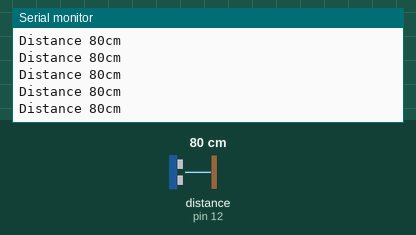
Recording of a sketch running on a simulated Arduino Uno, built with avr-gcc and run on an emulated ATmega328P. On the bench: the last lines printed to the serial monitor. Wiring (inferred from the names in the program): ultrasonic range finder: trigger pin 11; echo pin 12. The test bench sets the inputs (shaded band); at power-on: distance to the obstacle (sensor on pin 12) 80 cm. The echo pulse lasts 58.3 µs per cm.

Above: at 1.2 s.
1.3 s: distance to the obstacle (sensor on pin 12) set to 35 cm
At 1.34 s:
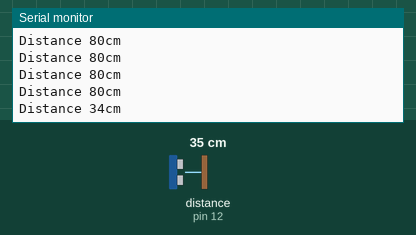
4.3 s: distance to the obstacle (sensor on pin 12) set to 4 cm
At 4.3 s:
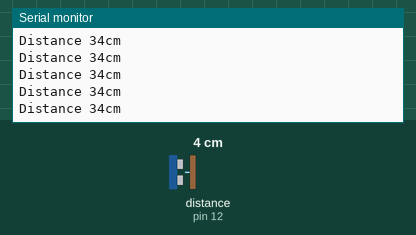
7.3 s: distance to the obstacle (sensor on pin 12) set to 18 cm
At 7.31 s:
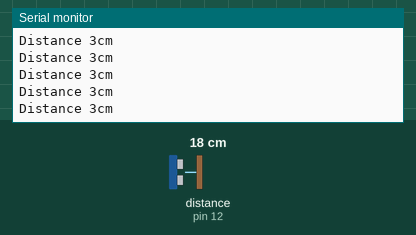
10.3 s: distance to the obstacle (sensor on pin 12) set to 2 cm
At 10.31 s:
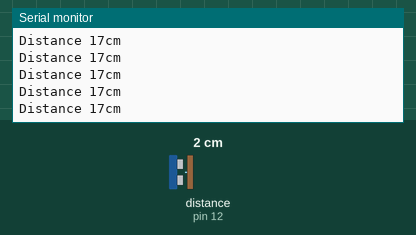
13.3 s: distance to the obstacle (sensor on pin 12) set to 120 cm
At 13.36 s:
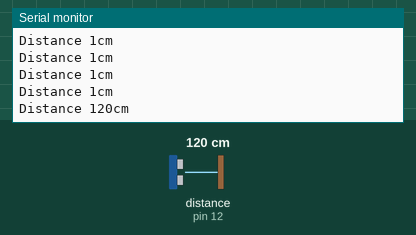
16.3 s: distance to the obstacle (sensor on pin 12) set to 299 cm
At 16.36 s:
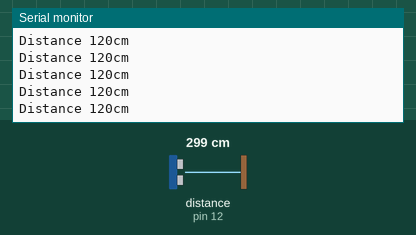
Timing chart, 0 to 19.3 s (numbered marks = the images above; inputs shaded):
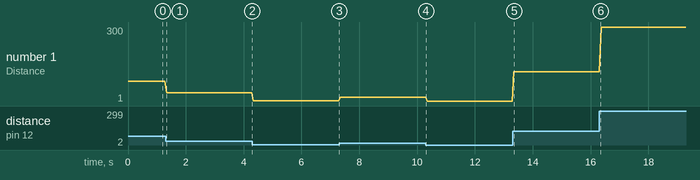

The sketch:

Code_cm_Serial.ino
```cpp
/* This code works with JSN SR04 T ultrasound module
 * It measures the distance and shows it on the Serial monitor
 * Refer to www.SurtrTech. com or SurtrTech YT channel for more informations
 */

#define TRIG 11 //Module pins
#define ECHO 12

void setup() {

  Serial.begin(9600); // Serial monitoring
  pinMode(TRIG, OUTPUT); // Initializing Trigger Output and Echo Input
  pinMode(ECHO, INPUT_PULLUP);
  }

  void loop() {

    digitalWrite(TRIG, LOW); // Set the trigger pin to low for 2uS
    delayMicroseconds(2);

    digitalWrite(TRIG, HIGH); // Send a 10uS high to trigger ranging
    delayMicroseconds(20);

    digitalWrite(TRIG, LOW); // Send pin low again
    int distance = pulseIn(ECHO, HIGH,26000); // Read in times pulse

    distance= distance/58; //Convert the pulse duration to distance
                           //You can add other math functions to calibrate it well

    Serial.print("Distance ");
    Serial.print(distance);
    Serial.println("cm");

    delay(50);

}
```

Measured:
- after the input at 1.3 s, the serial monitor: prints a new line at once (image 1)
- after the input at 13.3 s, the serial monitor: prints a new line after 0.05 s (image 5)
- plotted number 1: 80 → 34 after the input at 1.3 s, 34 → 3 after the input at 4.3 s, 3 → 17 after the input at 7.3 s, 17 → 1 after the input at 10.3 s, 1 → 120 after the input at 13.3 s
